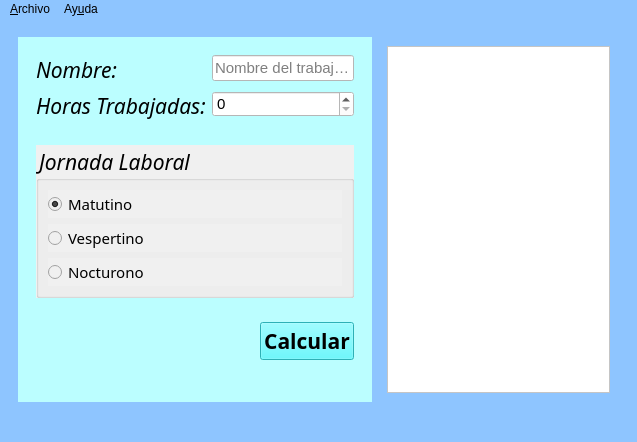
<?xml version="1.0" encoding="UTF-8"?>
<ui version="4.0">
 <class>Principal</class>
 <widget class="QMainWindow" name="Principal">
  <property name="geometry">
   <rect>
    <x>0</x>
    <y>0</y>
    <width>637</width>
    <height>430</height>
   </rect>
  </property>
  <property name="font">
   <font>
    <family>Lucida Fax</family>
    <pointsize>12</pointsize>
    <italic>true</italic>
   </font>
  </property>
  <property name="windowTitle">
   <string>Principal</string>
  </property>
  <property name="windowIcon">
   <iconset>
    <normaloff>../../salario.png</normaloff>../../salario.png</iconset>
  </property>
  <property name="styleSheet">
   <string notr="true">background-color: rgb(142, 197, 255);</string>
  </property>
  <widget class="QWidget" name="centralwidget">
   <layout class="QVBoxLayout" name="verticalLayout_4">
    <item>
     <widget class="QWidget" name="widget_7" native="true">
      <property name="layoutDirection">
       <enum>Qt::LeftToRight</enum>
      </property>
      <layout class="QHBoxLayout" name="horizontalLayout_4">
       <item>
        <widget class="QWidget" name="widget_5" native="true">
         <property name="sizePolicy">
          <sizepolicy hsizetype="Fixed" vsizetype="Preferred">
           <horstretch>0</horstretch>
           <verstretch>0</verstretch>
          </sizepolicy>
         </property>
         <property name="styleSheet">
          <string notr="true">
background-color: rgb(187, 254, 255);</string>
         </property>
         <layout class="QVBoxLayout" name="verticalLayout_2">
          <item>
           <widget class="QWidget" name="widget" native="true">
            <layout class="QFormLayout" name="formLayout">
             <item row="0" column="0">
              <widget class="QLabel" name="label">
               <property name="font">
                <font>
                 <family>Monotype Corsiva</family>
                 <pointsize>16</pointsize>
                 <italic>true</italic>
                </font>
               </property>
               <property name="text">
                <string>Nombre:</string>
               </property>
              </widget>
             </item>
             <item row="0" column="1">
              <widget class="QLineEdit" name="inNombre">
               <property name="font">
                <font>
                 <pointsize>11</pointsize>
                </font>
               </property>
               <property name="toolTip">
                <string>Ingrese el nombre del trabajador</string>
               </property>
               <property name="styleSheet">
                <string notr="true">background-color: rgb(255, 255, 255);</string>
               </property>
               <property name="placeholderText">
                <string>Nombre del trabajador</string>
               </property>
              </widget>
             </item>
             <item row="2" column="0">
              <widget class="QLabel" name="label_2">
               <property name="font">
                <font>
                 <family>Monotype Corsiva</family>
                 <pointsize>16</pointsize>
                 <italic>true</italic>
                </font>
               </property>
               <property name="text">
                <string>Horas Trabajadas:</string>
               </property>
              </widget>
             </item>
             <item row="2" column="1">
              <widget class="QSpinBox" name="inHoras">
               <property name="font">
                <font>
                 <pointsize>11</pointsize>
                </font>
               </property>
               <property name="toolTip">
                <string>Horas trabajas en la semana</string>
               </property>
               <property name="styleSheet">
                <string notr="true">background-color: rgb(255, 255, 255);</string>
               </property>
               <property name="maximum">
                <number>50</number>
               </property>
              </widget>
             </item>
            </layout>
           </widget>
          </item>
          <item>
           <widget class="QWidget" name="widget_2" native="true">
            <layout class="QVBoxLayout" name="verticalLayout_3">
             <item>
              <widget class="QGroupBox" name="gbJornadaLaboral">
               <property name="font">
                <font>
                 <family>Monotype Corsiva</family>
                 <pointsize>16</pointsize>
                 <italic>true</italic>
                </font>
               </property>
               <property name="styleSheet">
                <string notr="true">background-color: rgb(240, 240, 240);</string>
               </property>
               <property name="title">
                <string>Jornada Laboral</string>
               </property>
               <layout class="QVBoxLayout" name="verticalLayout">
                <item>
                 <widget class="QRadioButton" name="inMatutino">
                  <property name="font">
                   <font>
                    <family>Mongolian Baiti</family>
                    <pointsize>11</pointsize>
                   </font>
                  </property>
                  <property name="statusTip">
                   <string>Jornada de la mañana</string>
                  </property>
                  <property name="text">
                   <string>Matutino</string>
                  </property>
                  <property name="checked">
                   <bool>true</bool>
                  </property>
                 </widget>
                </item>
                <item>
                 <widget class="QRadioButton" name="inVespertino">
                  <property name="font">
                   <font>
                    <family>Mongolian Baiti</family>
                    <pointsize>11</pointsize>
                   </font>
                  </property>
                  <property name="statusTip">
                   <string>Jornada de la tarde</string>
                  </property>
                  <property name="text">
                   <string>Vespertino</string>
                  </property>
                 </widget>
                </item>
                <item>
                 <widget class="QRadioButton" name="inNocturno">
                  <property name="font">
                   <font>
                    <family>Mongolian Baiti</family>
                    <pointsize>11</pointsize>
                   </font>
                  </property>
                  <property name="statusTip">
                   <string>Jornada de la noche</string>
                  </property>
                  <property name="text">
                   <string>Nocturono</string>
                  </property>
                 </widget>
                </item>
               </layout>
              </widget>
             </item>
            </layout>
           </widget>
          </item>
          <item>
           <widget class="QWidget" name="widget_3" native="true">
            <layout class="QHBoxLayout" name="horizontalLayout">
             <item>
              <spacer name="horizontalSpacer">
               <property name="orientation">
                <enum>Qt::Horizontal</enum>
               </property>
               <property name="sizeHint" stdset="0">
                <size>
                 <width>168</width>
                 <height>20</height>
                </size>
               </property>
              </spacer>
             </item>
             <item>
              <widget class="QPushButton" name="cmdCalcular">
               <property name="font">
                <font>
                 <family>Segoe Print</family>
                 <pointsize>16</pointsize>
                 <weight>75</weight>
                 <bold>true</bold>
                </font>
               </property>
               <property name="statusTip">
                <string>Realice un click para calcular</string>
               </property>
               <property name="styleSheet">
                <string notr="true">background-color: rgb(64, 246, 255);</string>
               </property>
               <property name="text">
                <string>Calcular</string>
               </property>
              </widget>
             </item>
            </layout>
           </widget>
          </item>
          <item>
           <widget class="QWidget" name="widget_6" native="true">
            <layout class="QHBoxLayout" name="horizontalLayout_3">
             <item>
              <spacer name="verticalSpacer">
               <property name="orientation">
                <enum>Qt::Vertical</enum>
               </property>
               <property name="sizeHint" stdset="0">
                <size>
                 <width>20</width>
                 <height>44</height>
                </size>
               </property>
              </spacer>
             </item>
            </layout>
           </widget>
          </item>
         </layout>
        </widget>
       </item>
       <item>
        <widget class="QWidget" name="widget_4" native="true">
         <property name="sizePolicy">
          <sizepolicy hsizetype="Preferred" vsizetype="Preferred">
           <horstretch>0</horstretch>
           <verstretch>0</verstretch>
          </sizepolicy>
         </property>
         <layout class="QVBoxLayout" name="verticalLayout_5">
          <item>
           <widget class="QPlainTextEdit" name="outResultados">
            <property name="styleSheet">
             <string notr="true">background-color: rgb(255, 255, 255);</string>
            </property>
           </widget>
          </item>
         </layout>
        </widget>
       </item>
      </layout>
     </widget>
    </item>
   </layout>
  </widget>
  <widget class="QMenuBar" name="menubar">
   <property name="geometry">
    <rect>
     <x>0</x>
     <y>0</y>
     <width>637</width>
     <height>21</height>
    </rect>
   </property>
   <widget class="QMenu" name="menuArchivo">
    <property name="title">
     <string>&amp;Archivo</string>
    </property>
    <addaction name="action_Nuevo"/>
    <addaction name="actionA_brir"/>
    <addaction name="action_Guardar"/>
    <addaction name="separator"/>
    <addaction name="action_Calcular"/>
    <addaction name="separator"/>
    <addaction name="action_Salir"/>
   </widget>
   <widget class="QMenu" name="menu_Ayuda">
    <property name="title">
     <string>Ay&amp;uda</string>
    </property>
    <addaction name="action_Acerca_de_Salario"/>
   </widget>
   <addaction name="menuArchivo"/>
   <addaction name="menu_Ayuda"/>
  </widget>
  <widget class="QStatusBar" name="statusbar"/>
  <action name="action_Nuevo">
   <property name="text">
    <string>&amp;Nuevo</string>
   </property>
   <property name="font">
    <font>
     <family>Lucida Fax</family>
     <pointsize>10</pointsize>
     <weight>50</weight>
     <italic>false</italic>
     <bold>false</bold>
    </font>
   </property>
   <property name="shortcut">
    <string>Ctrl+N</string>
   </property>
  </action>
  <action name="actionA_brir">
   <property name="text">
    <string>A&amp;brir</string>
   </property>
   <property name="font">
    <font>
     <family>Lucida Fax</family>
     <pointsize>9</pointsize>
    </font>
   </property>
   <property name="shortcut">
    <string>Ctrl+A</string>
   </property>
  </action>
  <action name="action_Guardar">
   <property name="text">
    <string>&amp;Guardar</string>
   </property>
   <property name="font">
    <font>
     <family>Lucida Fax</family>
     <pointsize>9</pointsize>
    </font>
   </property>
   <property name="shortcut">
    <string>Ctrl+G</string>
   </property>
  </action>
  <action name="action_Calcular">
   <property name="text">
    <string>&amp;Calcular</string>
   </property>
   <property name="font">
    <font>
     <family>Lucida Fax</family>
     <pointsize>9</pointsize>
    </font>
   </property>
   <property name="shortcut">
    <string>F1</string>
   </property>
  </action>
  <action name="action_Salir">
   <property name="text">
    <string>&amp;Salir</string>
   </property>
   <property name="font">
    <font>
     <family>Lucida Fax</family>
     <pointsize>9</pointsize>
    </font>
   </property>
   <property name="shortcut">
    <string>Ctrl+Q</string>
   </property>
  </action>
  <action name="action_Acerca_de_Salario">
   <property name="text">
    <string>&amp;Acerca de Salario</string>
   </property>
   <property name="font">
    <font>
     <family>Lucida Fax</family>
     <pointsize>9</pointsize>
    </font>
   </property>
  </action>
 </widget>
 <resources/>
 <connections>
  <connection>
   <sender>action_Salir</sender>
   <signal>triggered()</signal>
   <receiver>Principal</receiver>
   <slot>close()</slot>
   <hints>
    <hint type="sourcelabel">
     <x>-1</x>
     <y>-1</y>
    </hint>
    <hint type="destinationlabel">
     <x>283</x>
     <y>188</y>
    </hint>
   </hints>
  </connection>
 </connections>
</ui>
